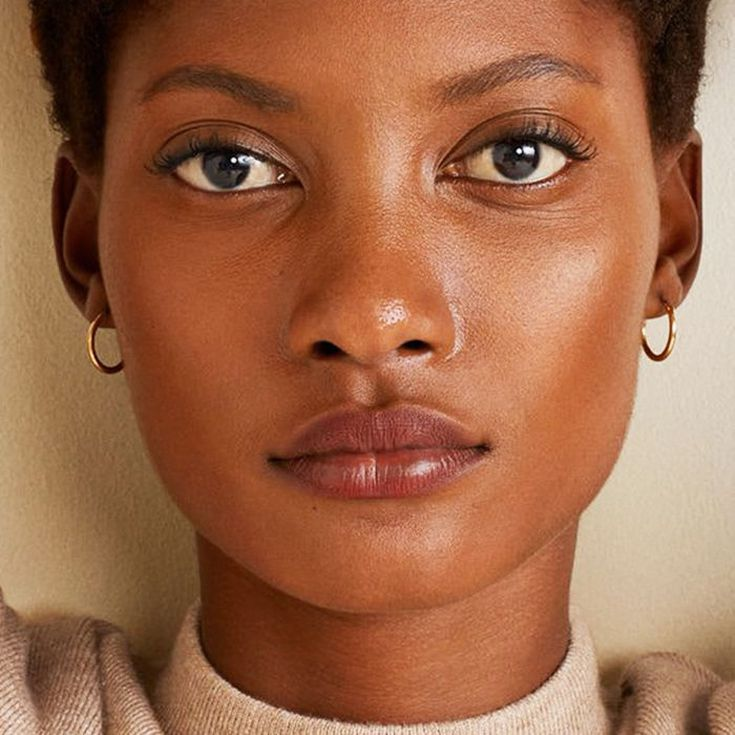
#> input picture datasets/face.jpg, 735 x 735 px
$ jupyter execute Untitled-Copy1.ipynb
#> lines starting #> are read from the running program, lines starting #| are printed output that depends on the picture
[cell 1]
import numpy as np
import matplotlib.pyplot as plt

from PIL import Image

[cell 2]
pan = Image.open("../datasets/face.jpg")
#> pan is the input picture: PIL image 735x735 RGB; mean R, G, B 159.7, 104.8, 74

[cell 3]
pan_small = pan.resize((350, 350))

[cell 4]
pan_np = np.array(pan_small)

[cell 5]
pan_np.shape
#> Out = (350, 350, 3)

[cell 6]
plt.imshow(pan_np)

[cell 7]
height, width, channels = pan_np.shape
#> height = 350; width = 350; channels = 3

[cell 8]
images = np.array([pan_np])

[cell 9]
images.shape
#> Out = (1, 350, 350, 3)

[cell 10]
plt.imshow(images[0])

[cell 11]
# custom filter size
f = 20
fil = np.zeros((f, f))

[cell 12]
# custom value for filter
fil[:, :] = 1

[cell 13]
red = pan_np[:, :, 0]
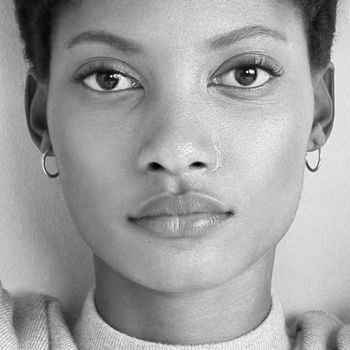
#> red: shape (350, 350); min 0, max 255, mean 159.7

[cell 14]
padded = np.pad(red, f // 2)
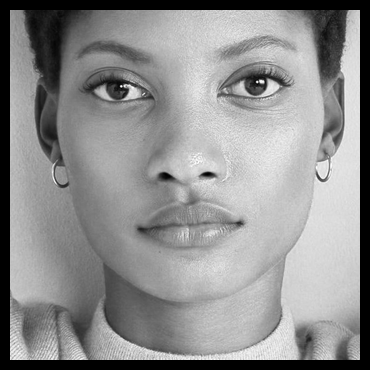
#> padded: shape (370, 370); min 0, max 255, mean 142.9

[cell 15]
result = np.zeros_like(red)

[cell 16]
for r in range(red.shape[0]):
    for c in range(red.shape[1]):
        cut = padded[r:r+f, c:c+f]
        result[r, c] = np.abs((fil * cut).mean())
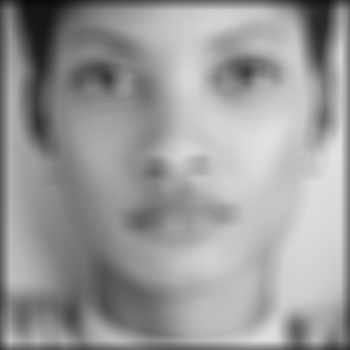
#> result: shape (350, 350); min 11, max 224, mean 154.2
